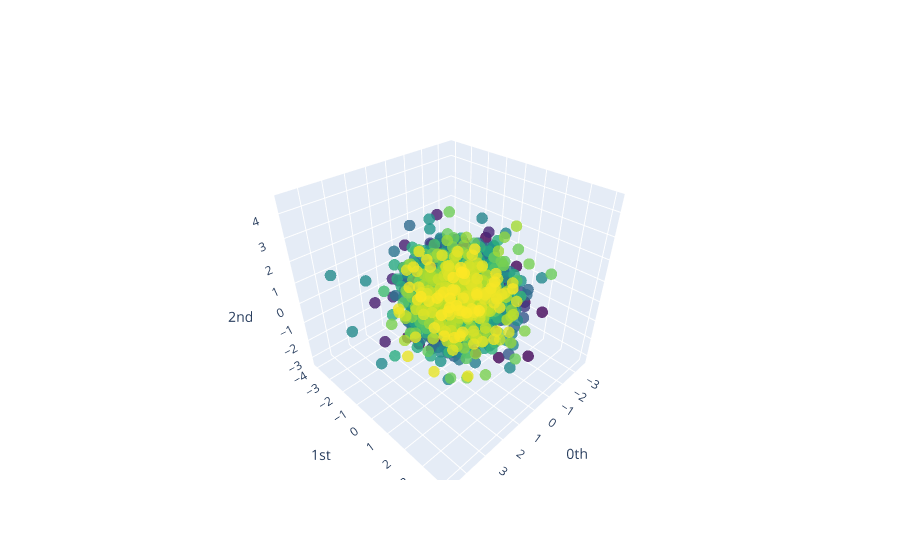

Write notebook code for a chart like this one.
### Code cell
embedding_dimension = 30
embedding_time_delay = 30
stride = 5

embedder = SingleTakensEmbedding(
    parameters_type="search", n_jobs=6, time_delay=embedding_time_delay, dimension=embedding_dimension, stride=stride
)

y_noise_embedded = embedder.fit_transform(noisy_signals[background_idx])

pca = PCA(n_components=3)
y_noise_embedded_pca = pca.fit_transform(y_noise_embedded)

plot_point_cloud(y_noise_embedded_pca)

### Figure 1 — Plotly figure (JSON) as saved in the notebook; plotly's stock layout.template omitted (floating-point values rounded to 4 significant figures; data arrays with more than 128 entries replaced by an {"elided": "..."} marker saying what was removed)
{"data": [{"marker": {"color": {"elided": "1697 int values"}, "colorscale": [[0, "#440154"], [0.1111, "#482878"], [0.2222, "#3e4989"], [0.3333, "#31688e"], [0.4444, "#26828e"], [0.5556, "#1f9e89"], [0.6667, "#35b779"], [0.7778, "#6ece58"], [0.8889, "#b5de2b"], [1, "#fde725"]], "opacity": 0.8, "size": 4}, "mode": "markers", "type": "scatter3d", "x": {"elided": "1697 float values"}, "y": {"elided": "1697 float values"}, "z": {"elided": "1697 float values"}}], "layout": {"scene": {"xaxis": {"exponentformat": "e", "showexponent": "all", "title": {"text": "0th"}, "type": "linear"}, "yaxis": {"exponentformat": "e", "showexponent": "all", "title": {"text": "1st"}, "type": "linear"}, "zaxis": {"exponentformat": "e", "showexponent": "all", "title": {"text": "2nd"}, "type": "linear"}}}}
